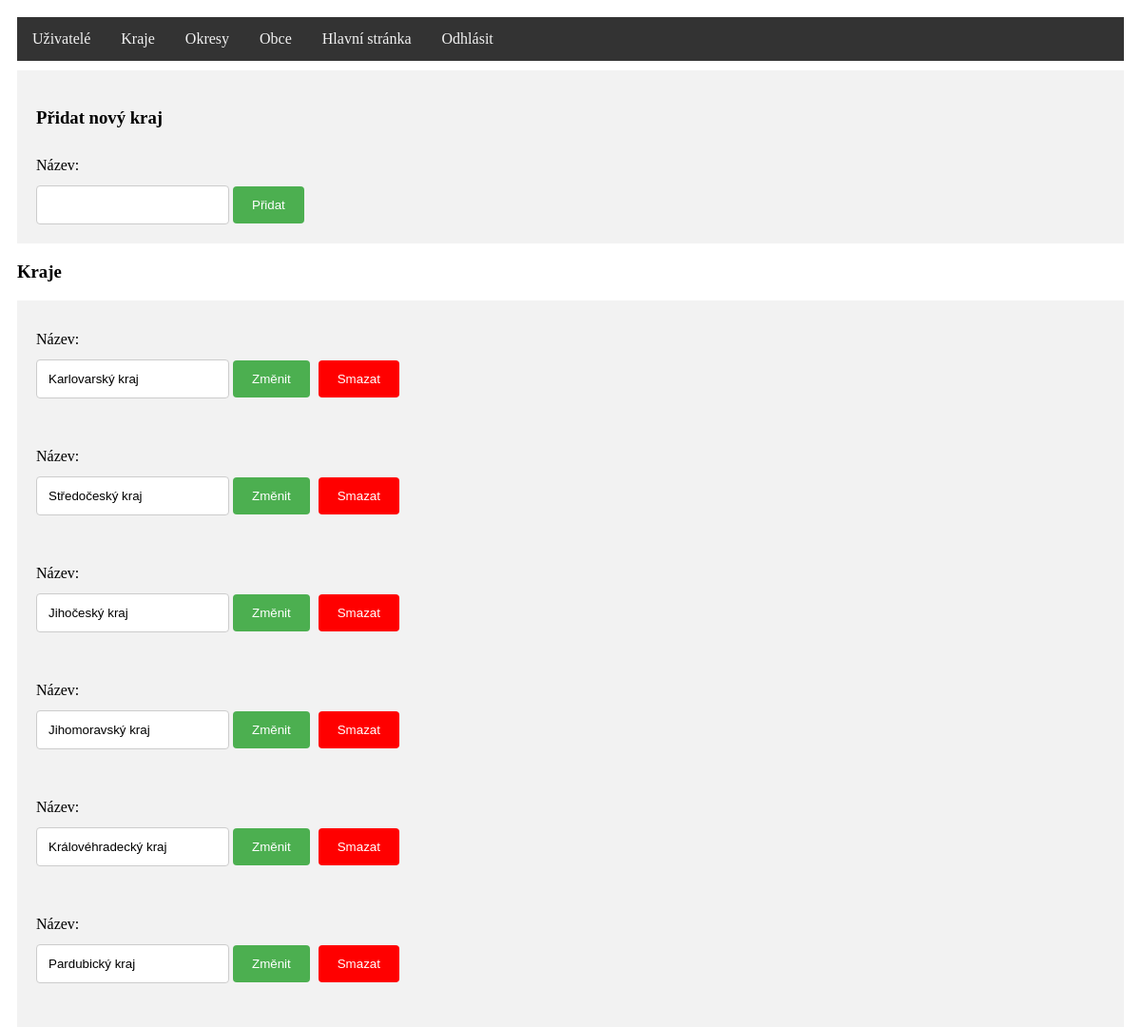
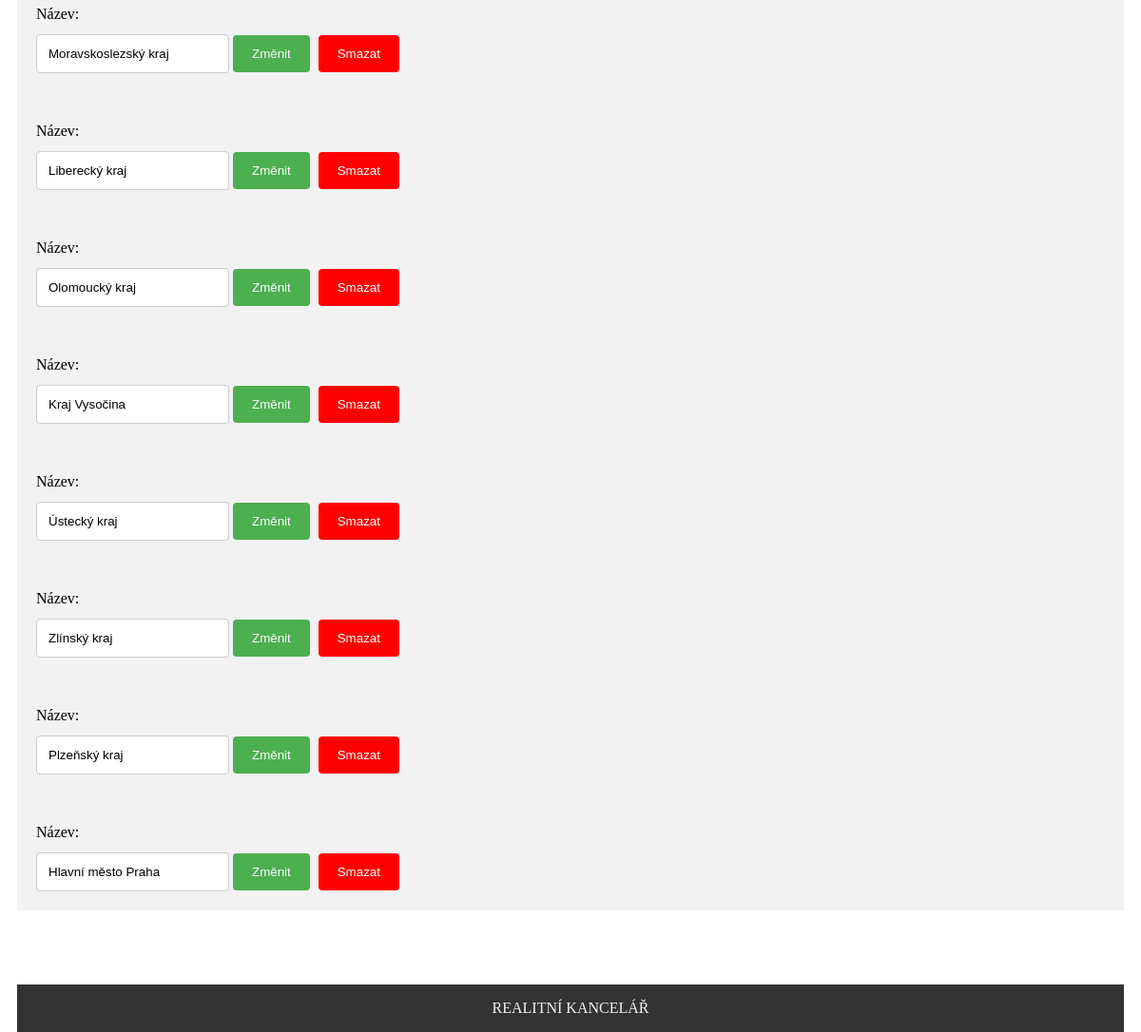
The page /admin/kraje.php (signed in) on the database its author committed (2 pictures, top to bottom).
### tables this page shows
CREATE TABLE `kraj` (
  `id` int(11) NOT NULL COMMENT 'ID Kraje',
  `kod` varchar(7) NOT NULL COMMENT 'Kód kraje',
  `nazev` varchar(80) NOT NULL COMMENT 'Název kraje'
);

### admin/controllers/CKraj.php (called while the page is built, shortened)
<?php
class CKraj {
    public static function selectKraje() {
        $db = DbInfo::getinfo();
        $select3 = "Select * from `kraj`";
        $index = 0;
        $kraje = NULL;
        foreach ($db->query($select3) as $row) {
            $kraje[$index++] = new Kraj($row["id"], $row["nazev"], $row["kod"]);
        }
        return $kraje;
    }
}

### model/Kraj.php (called while the page is built, shortened)
<?php
class Kraj implements JsonSerializable {
    private $id;
    private $nazev;
    public function __construct($id, $nazev, $kod) {
        $this->id = $id;
        $this->nazev = $nazev;
    }
    public function getId() {
        return $this->id;
    }
    public function getNazev() {
        return $this->nazev;
    }
}

### admin/kraje.php (the view, shortened to what this page needs)
<!DOCTYPE html>
<html>
    <head>
        <link rel="stylesheet" href="../styles.css">
        <link rel="stylesheet" href="https://cdnjs.cloudflare.com/ajax/libs/font-awesome/4.7.0/css/font-awesome.min.css">
    </head>
    <body>
        <div class="grid-container">
            <div class="item1" id="myTopnav">
                <?php
                require_once 'menu.php';
                ?>
            </div>
            <div class="item2">
                <?php
                $select = CKraj::selectKraje();
                $page = htmlspecialchars('controllers/CKraje.php');
                echo"<div id='zmena-udaju'>
                    <h3>Přidat nový kraj</h3>
                    <form method='post' action='$page'>
                        <input type='hidden' name='add' value=1>
                        <div>
                            <label>Název: </label><input required type='text' name='nazev' value=''>
                            <button type='submit'>Přidat</button>
                        </div>
                    </form>
                </div>";
                echo"<h3>Kraje</h3>";
                foreach ($select as $kraj) {
                    echo "<div id='zmena-udaju'>
            <form method='post' action='$page'>
            <input type='hidden' name='id' value=" . $kraj->getId() . ">
                <div>
                    <label>Název: </label><input required type='text' name='nazev' value='" . $kraj->getNazev() . "'>
                    <button type='submit'>Změnit</button>
                    <button class='delete' value='" . $kraj->getId() . "'>Smazat</button>
                </div>
        </form></div>";
                }
                ?>
            </div>
            <?php
            require_once '../footer.php';
            ?>
    </body>
</html>

### admin/menu.php (shortened to what this page needs)
<?php
echo "<a href='uzivatele.php'>Uživatelé</a>";
echo "<a href='kraje.php'>Kraje</a>";
echo "<a href='okresy.php'>Okresy</a>";
echo "<a href='obce.php'>Obce</a>";
echo "<a href='../index.php'>Hlavní stránka</a>";
if (isset($_SESSION["logged"])) {
    echo "<a href='controllers/CLogout.php'>Odhlásit</a>";
} else {
    echo "<a href='login.php'>Přihlásit</a>";
}
?>

### footer.php
<div class="item3">
    <p>REALITNÍ KANCELÁŘ</p>
</div>

### styles.css (style rules this page uses)
.item1 { grid-area: header; }
.item2 { grid-area: main; }
.item3 { grid-area: footer; }
.grid-container { display: grid; grid-template-areas: 'header' 'main' 'footer'; grid-gap: 10px; padding: 10px; }
.item1 { overflow: hidden; background-color: #333; }
.item1 a { float: left; display: block; color: #f2f2f2; text-align: center; padding: 14px 16px; text-decoration: none; }
.item2 { margin-bottom: 100px; }
.item3 { position: fixed; right: 0; bottom: 0; left: 0; margin: 10px 18px 0px 18px; background-color: #333; color: #f2f2f2; text-align: center; }
.delete { margin-left: 5px; background-color: red; }
input[type=text],input[type=password], input[type=number], select, textarea { padding: 12px; border: 1px solid #ccc; border-radius: 4px; resize: vertical; }
input[type=submit],button { background-color: #4CAF50; color: white; padding: 12px 20px; border: none; border-radius: 4px; cursor: pointer; }
label { padding: 12px 12px 12px 0; display: block; }
#login, #registrace, #zmena-udaju, #wrap,#nova-nemovitost { padding: 20px; background-color: #f2f2f2; }
a { text-decoration: none; }

### rows shown on the page
kraj: nazev "Karlovarský kraj", $kraj->getId() 1 (drawn)
kraj: nazev "Středočeský kraj", $kraj->getId() 2 (drawn)
kraj: nazev "Jihočeský kraj", $kraj->getId() 3 (drawn)
kraj: nazev "Jihomoravský kraj", $kraj->getId() 4 (drawn)
kraj: nazev "Královéhradecký kraj", $kraj->getId() 5 (drawn)
kraj: nazev "Pardubický kraj", $kraj->getId() 6 (drawn)
kraj: nazev "Moravskoslezský kraj", $kraj->getId() 7 (drawn)
kraj: nazev "Liberecký kraj", $kraj->getId() 8 (drawn)
kraj: nazev "Olomoucký kraj", $kraj->getId() 9 (drawn)
kraj: nazev "Kraj Vysočina", $kraj->getId() 10 (drawn)
kraj: nazev "Ústecký kraj", $kraj->getId() 11 (drawn)
kraj: nazev "Zlínský kraj", $kraj->getId() 12 (drawn)
kraj: nazev "Plzeňský kraj", $kraj->getId() 13 (drawn)
kraj: nazev "Hlavní město Praha", $kraj->getId() 14 (drawn)
